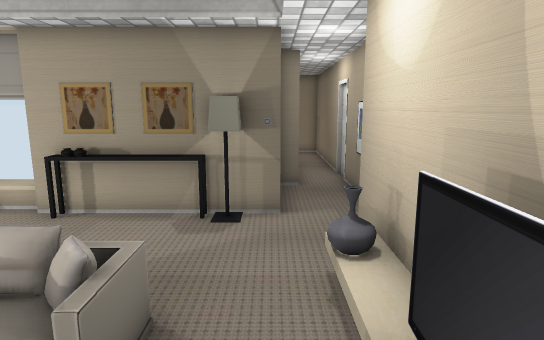
View 1 (above)

14 first-person views from a walk through a scene from a Unity 3-D project. The camera is 1.5 m above the floor, tilts 10° down and sees 75° across. The floor is counted in squares, 0.5 m on a side. Each view is taken from the middle of a square. On the plan, view 1 faces up. The plan holds only what a view shows up to about 20 squares ahead; the rest is blank. The player character is not drawn. Some surface patterns are stand-ins.

View 2
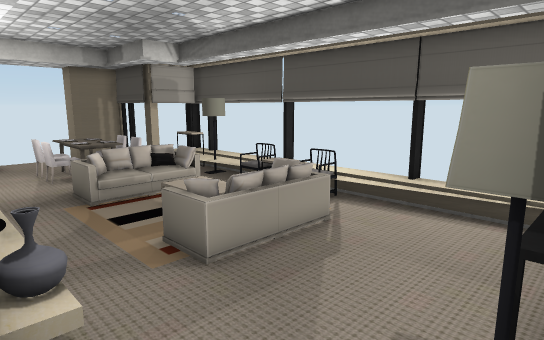

View 3
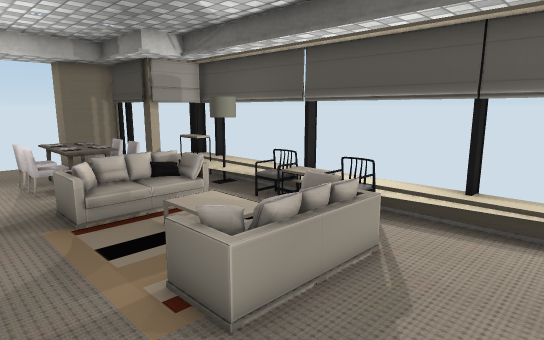

View 4
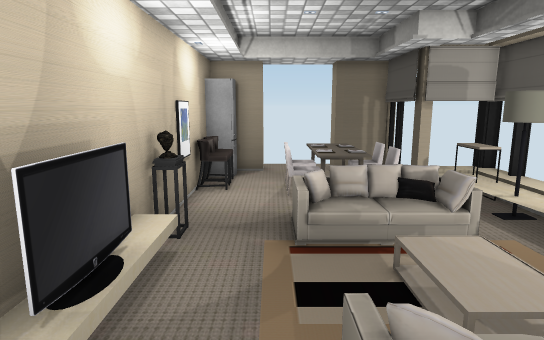

View 5
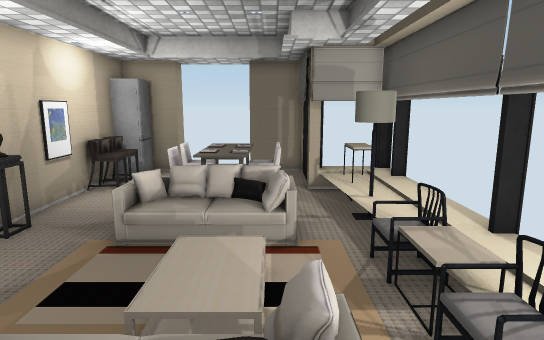

View 6
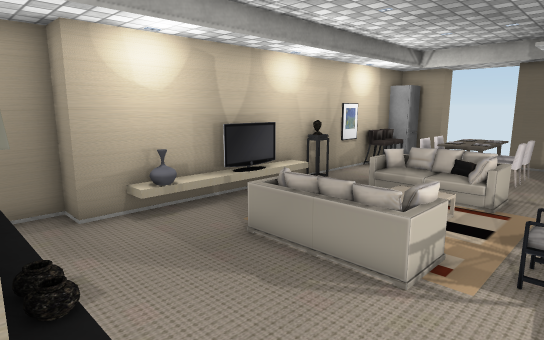

View 7
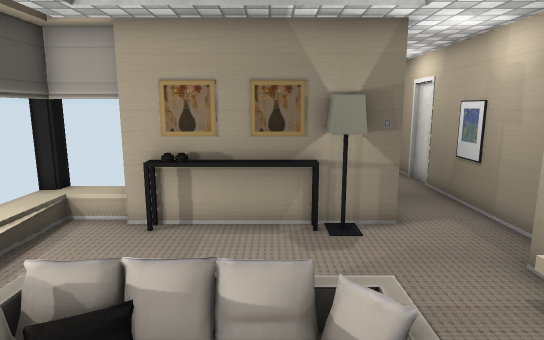

View 8
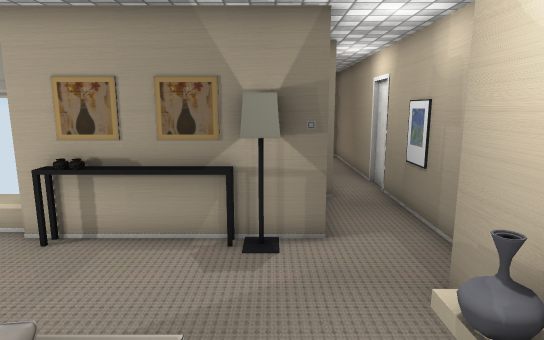

View 9
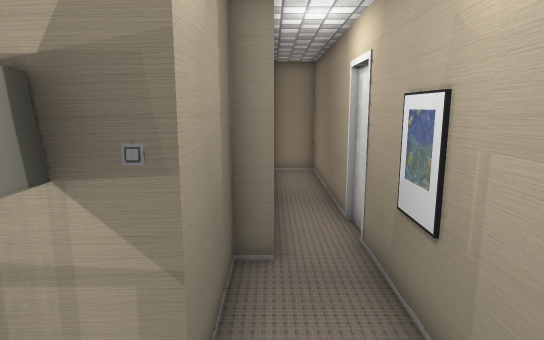

View 10
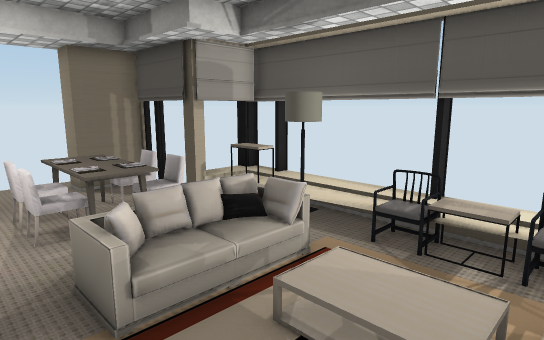

View 11
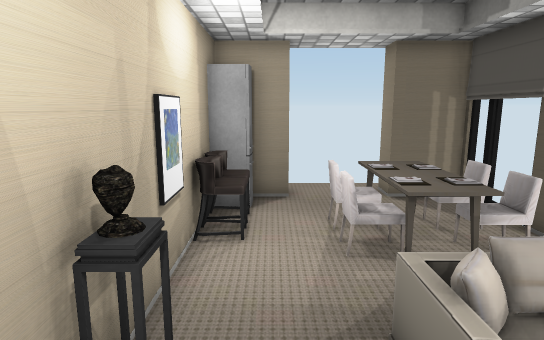

View 12
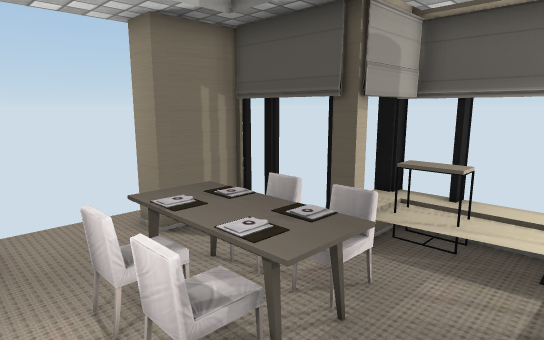

View 13
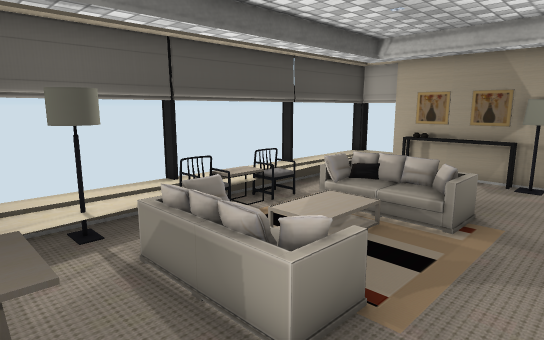

View 14
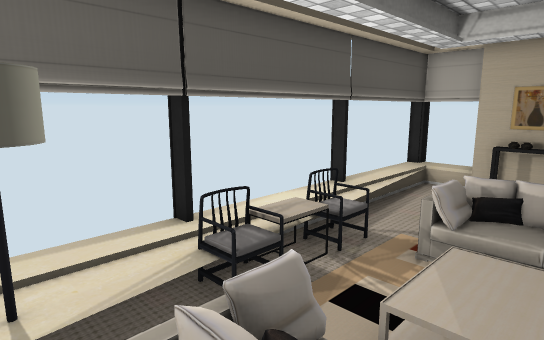

### Floor plan
Key: @ floor where view 1 was taken; # wall or solid block; . main floor; : floor 0.25 m higher than the main floor; / step, stairs or slope; = window, fence, low wall or low ledge; A vase; T table; S sofa; B TV; C chair; R carpet; U curtain; F fridge; O other object.
Columns run from 10 left of view 1 to 3 right of it. Each row starts with its distance up from view 1.
 24            ###
 23             .#
 22             .#
 21             .#
 20             .#
 19             .#
 18             .#
 17             .#
 16             .#
 15             .#
 14           ##.#
 13           #..#
 12           #..#
 11 ## #      #..#
 10  O.#AAT####..#
  9  O..AATTT#...#
  8  O...........#
  7  O/.........##
  6  O/.........#
  5 ##/..SSSS..A#
  4  :/.SSSSS..O#
  3  :/CSS  R..B#
  2  :/R     ..B#
  1  ://   . ..B#
  0 ##/C     .@O#
 -1  :// S  R..O#
 -2  ::.SSRRSR.##
 -3  :##SSSSS..=#
 -4  :##........#
 -5  :TO..TT....#
 -6 ##TO.C=TCC..#
 -7  ###UCTTC..C#
 -8  # #.CTTC..C#
 -9    #..TTT..C#
-10    ##......F
-11     ###..###
-12       #..#

Where each view was taken, in squares from view 1:
view 1: 0 up, 0 right, facing up
view 2: 10 up, 2 right, facing down-left
view 3: 8 up, 1 right, facing down-left
view 4: 6 up, 1 left, facing down
view 5: 6 up, 5 left, facing down
view 6: 10 up, 8 left, facing down-right
view 7: 1 up, 3 left, facing up
view 8: 2 up, 1 left, facing up
view 9: 7 up, 1 right, facing up
view 10: 3 up, 0 right, facing down-left
view 11: 1 up, 0 right, facing down
view 12: 3 down, 0 right, facing down-left
view 13: 6 down, 1 right, facing up-left
view 14: 4 down, 3 left, facing up-left
